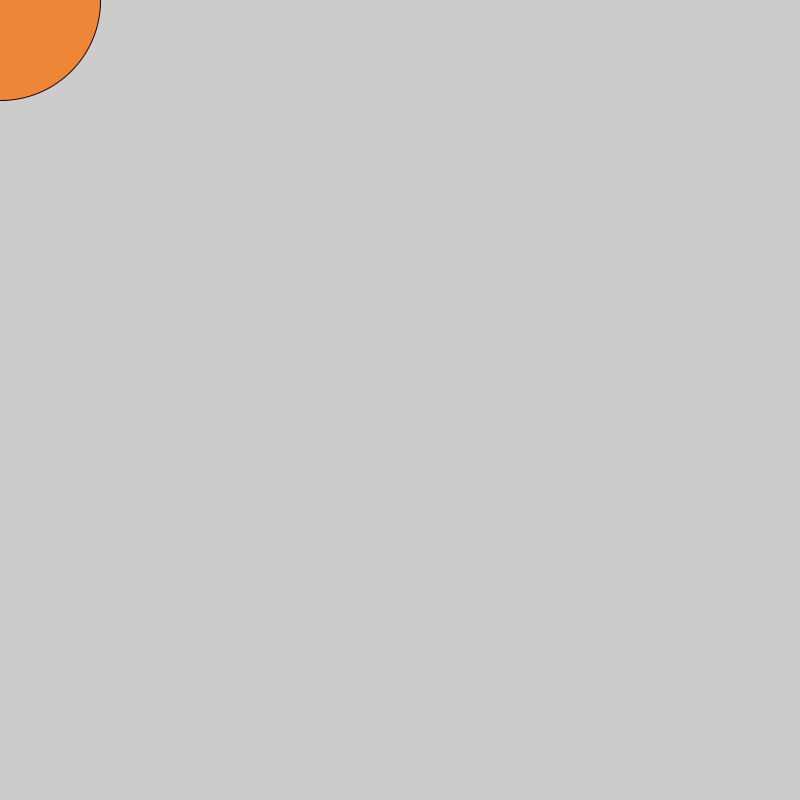
Frame 1 (no input)
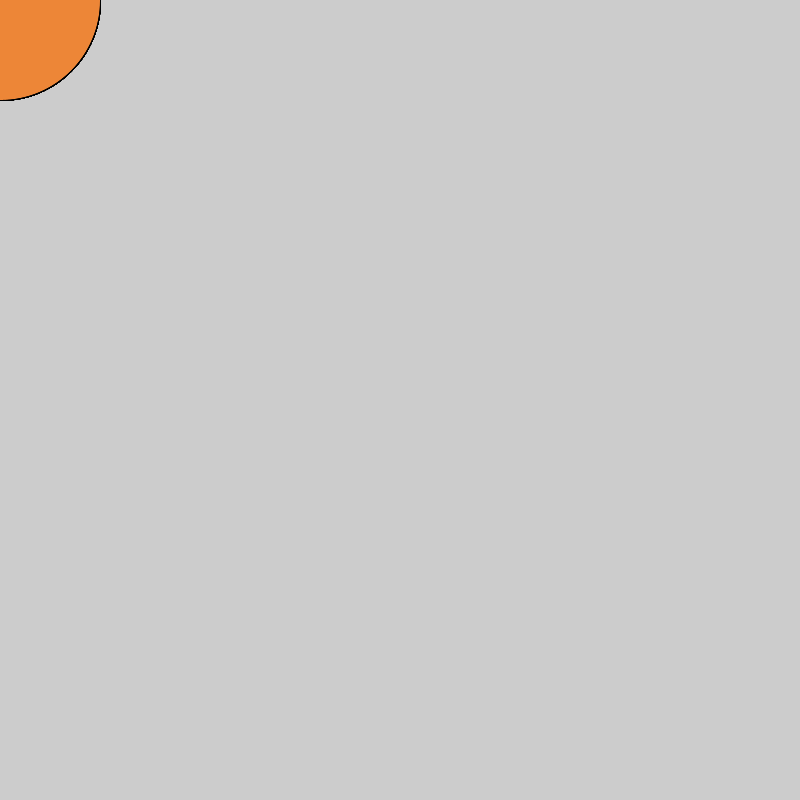
Frame 60 (the mouse pressed at the canvas centre just before this capture)
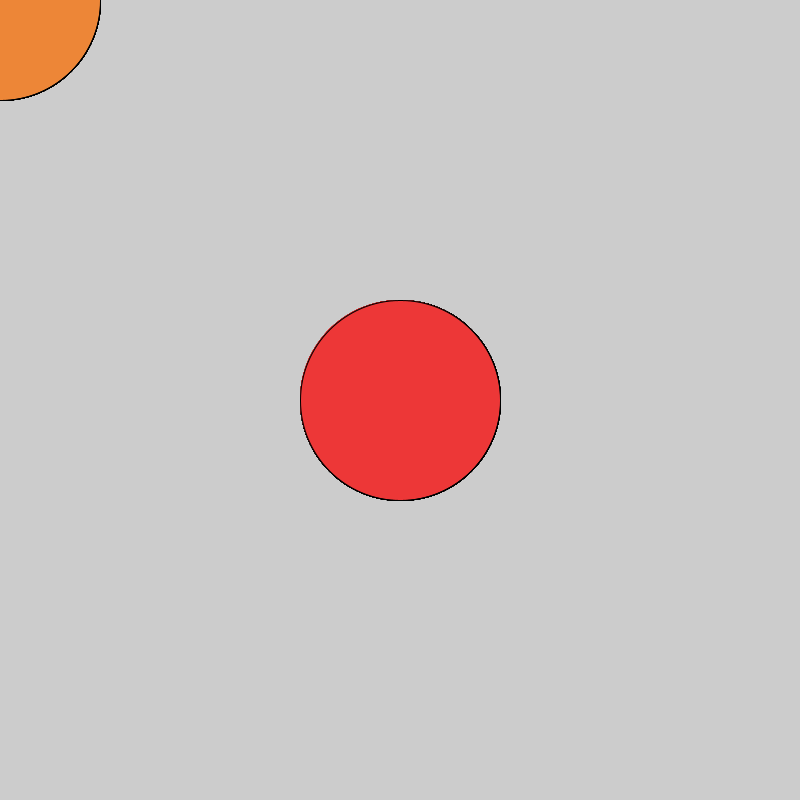
Frame 120 (the mouse held since frame 60 and released just before this capture)

The Processing sketch that drew these frames (run headless with seeded random() and noise(); from frame 60 on, the mouse is pressed at the canvas centre):

// Processing sketch: dot_art
// ── dot_art.pde
void setup() {
size(800,800);
}
void draw() {
  fill(237,134,55);

if(mousePressed){
  fill(237,55,55);
}
ellipse(mouseX,mouseY,200,200);
}
